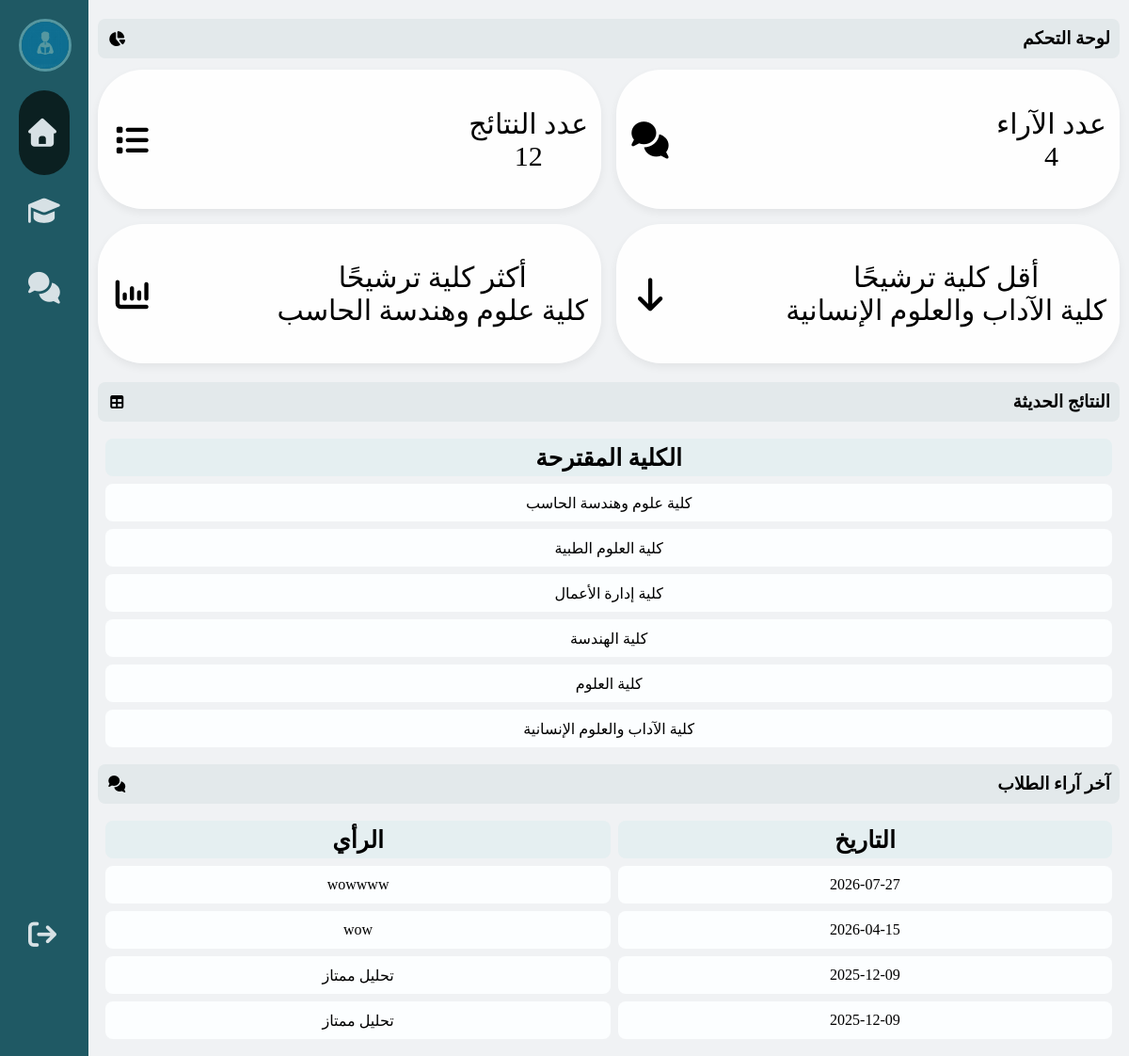
The app's page /dashboard, older data.
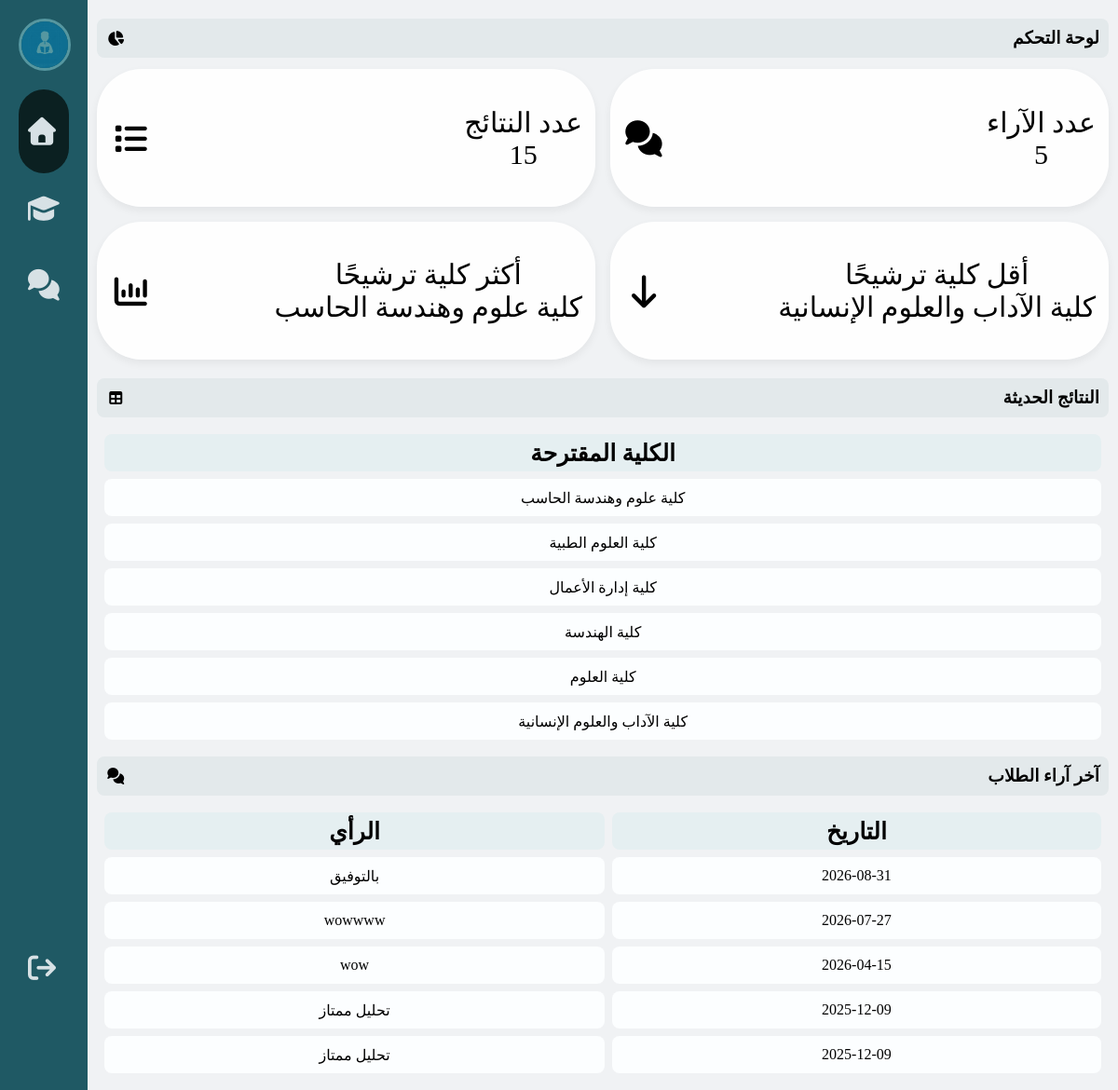
The same page, newer data.
### tables this page shows
CREATE TABLE resulte (
    id INTEGER PRIMARY KEY AUTOINCREMENT,
    resulte_text TEXT,
    date TEXT
);

CREATE TABLE student_feedback (
    id INTEGER PRIMARY KEY AUTOINCREMENT,
    feedback_text TEXT,
    date TEXT
);

### flask_projct.py (the view)
@app.route("/dashboard")
def dashboard():
    conn = sqlite3.connect("dbm1.db")
    cursor = conn.cursor()
    cursor.execute("SELECT COUNT(*) FROM resulte")
    total_results = cursor.fetchone()[0]
    cursor.execute("SELECT COUNT(*) FROM student_feedback")
    total_feedbacks = cursor.fetchone()[0]
    cursor.execute("""
        SELECT resulte_text, COUNT(*) as count
        FROM resulte
        GROUP BY resulte_text
        ORDER BY count DESC
    """)
    result_stats = cursor.fetchall()
    top_college = result_stats[0][0] if result_stats else "—"
    cursor.execute("""
        SELECT resulte_text, COUNT(*) as count
        FROM resulte
        GROUP BY resulte_text
        ORDER BY count ASC
        LIMIT 1
    """)
    lowest_college = cursor.fetchone()
    lowest_college = lowest_college[0] if lowest_college else "—"
    cursor.execute("""
        SELECT feedback_text, date
        FROM student_feedback
        ORDER BY date DESC
        LIMIT 5
    """)
    feedbacks = cursor.fetchall()
    conn.close()
    return render_template(
        "dashboard.html",
        total_results=total_results,
        total_feedbacks=total_feedbacks,
        result_stats=result_stats,
        top_college=top_college,
        lowest_college=lowest_college,
        feedbacks=feedbacks
    )

### templates/dashboard.html (shortened to what this page needs)
<!DOCTYPE html>
  <head>
    <link rel="stylesheet" href="{{ url_for('static', filename='dashboard.css') }}" />
    <link
      rel="stylesheet"
      href="https://cdnjs.cloudflare.com/ajax/libs/font-awesome/7.0.1/css/all.min.css"
    />
  </head>
  <body>
    <div class="style2">
      <ul>
        <li class="profile">
          <div class="img-box">
            <img
              src="{{ url_for('static', filename='images/student-icon-png_124526.jpg') }}"
              alt="admin"
            />
          </div>
        </li>
        <li class="active">
          <a href="#dashboard"><i class="fas fa-home"></i>
            <p>الصفحة الرئيسية</p></a>
        </li>
        <li><a href="#results"><i class="fa-solid fa-graduation-cap"></i>
            <p>النتائج</p></a>
        </li>
        <li><a href="#feedback"><i class="fas fa-comments"></i>
            <p>آراء الطلاب</p></a>
        </li>
        <li class="log-out">
          <a href="{{ url_for('home') }}"><i class="fas fa-sign-out"></i>
            <p>تسجيل الخروج</p></a>
        </li>
      </ul>
    </div>
    <div class="content">
      <div class="title">
        <i class="fas fa-chart-pie"></i>
        <h3>لوحة التحكم</h3>
      </div>
      <div class="data-in">
        <div class="box">
          <i class="fa-solid fa-list"></i>
          <div class="data1">
            <p>عدد النتائج</p>
            <span>{{ total_results }}</span>
          </div>
        </div>
        <div class="box">
          <i class="fa-solid fa-comments"></i>
          <div class="data1">
            <p>عدد الآراء</p>
            <span>{{ total_feedbacks }}</span>
          </div>
        </div>
        <div class="box">
          <i class="fa-solid fa-chart-column"></i>
          <div class="data1">
            <p>أكثر كلية ترشيحًا</p>
            <span>{{ top_college }}</span>
          </div>
        </div>
        <div class="box">
          <i class="fa-solid fa-arrow-down"></i>
          <div class="data1">
            <p>أقل كلية ترشيحًا</p>
            <span>{{ lowest_college }}</span>
          </div>
        </div>
      </div>
      <div class="title" id="results">
         <i class="fas fa-table"></i>
        <h3>النتائج الحديثة</h3>
      </div>
      <table>
        <thead>
          <tr>
            <th>الكلية المقترحة</th>
          </tr>
        </thead>
        <tbody>
          {% for r in result_stats %}
          <tr>
            <td>{{ r[0] }}</td>
          </tr>
          {% endfor %}
        </tbody>
      </table>
      <div class="title" id="feedback">
      <i class="fas fa-comments"></i>
        <h3>آخر آراء الطلاب</h3>
      </div>
      <table>
        <thead>
          <tr>
            <th>الرأي</th>
            <th>التاريخ</th>
          </tr>
        </thead>
        <tbody>
          {% for fb in feedbacks %}
          <tr>
            <td>{{ fb[0] }}</td>
            <td>{{ fb[1] }}</td>
          </tr>
          {% endfor %}
        </tbody>
      </table>
    </div>
  </body>
</html>

### static/dashboard.css (style rules this page uses)
* { margin: 0; padding: 0; }
body { background-color: rgb(240, 242, 244); display: flex; }
.img-box { width: 50px; height: 50px; border-radius: 50%; overflow: hidden; border: 3px solid white; margin-bottom: 10px; flex-shrink: 0; mix-blend-mode: soft-light; }
.img-box img { width: 100%; }
.profile { display: flex; align-items: center; gap: 30px; }
.style2 { background-color: rgb(31, 89, 100); width: 60px; height: auto; padding: 20px; overflow: hidden; transition: .5s; }
ul { list-style: none; position: relative; height: 95%; }
ul li a { display: block; text-decoration: none; padding: 10px; margin: 10px 0; border-radius: 8px; display: flex; align-items: center; gap:40px; color: #d7e1e5; font-size: 30px; transition: .5s; }
ul li a:hover, .active { background-color: aliceblue; color: #15282f; }
.log-out { position: absolute; bottom: 0; width: 100%; }
.active { background-color:rgb(11, 32, 33) ; border-radius: 3rem; }
.content { width: 100%; margin: 10px; }
.title { background-color: #e3e9eb; padding: 10px; display: flex; align-items: center; justify-content: space-between; border-radius: 8px; margin: 10px 0; }
.data-in { display: grid; grid-template-columns: repeat(2, 2fr); gap: 16px; margin-top: 12px; margin-bottom: 20px; }
.data-in .box { background-color: #fffffff0; height: 120px; border-radius: 3rem; padding: 14px; display: flex; align-items: center; justify-content: space-between; gap: 12px; transition: transform .28s cubic-bezier(.2,.9,.3,1), box-shadow .28s ease; transform-origin: center top; box-shadow: 0 4px 10px rgba(0,0,0,0.06); }
.data-in .box i { font-size: 35px; }
.data-in .box .data1 { text-align: center; }
.data-in .box .data1 span { font-size: 30px; }
.data-in .box .data1 p { font-size: 30px; }
table { width: 100%; text-align: center; border-spacing: 8px; }
td { background-color: #fcfeff; height: 40px; border-radius: 8px; }
th { background-color: rgb(229, 239, 241); height: 40px; border-radius: 8px; font-size: 25px; }

Row changes from the older to the newer data that the page shows:
added student_feedback: feedback_text "بالتوفيق", date "2026-08-31"
Text that changed along with them:
{{ total_results }}: "12" → "15"
{{ total_feedbacks }}: "4" → "5"
